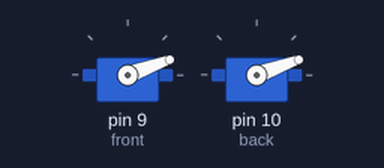
This sketch was run on a simulated Arduino Uno, built with avr-gcc and run on an emulated ATmega328P. On the bench: 2 × servo.

Above: at 0.05 s.
At 6.0 s:
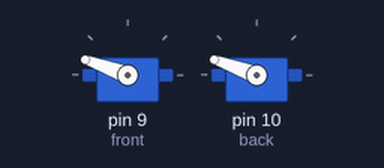
Timing chart, 0 to 7.8 s (numbered marks = the images above):
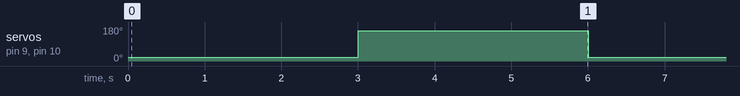

Measured:
- by itself, servo on pin 9 (front), servo on pin 10 (back): alternates 160° for 3.0 s and 20° for 3.0 s

The sketch:

Servo_motor_test.ino
```cpp
/* Πρόγραμμα για τον έλεγχο λειτουργίας των κινητήρων servo στα αποχιονιστικά μας
 * Το πρόγραμμα λειτουργεί τους 2 κινητήρες και του μετακινεί μεταξύ δυο ακραίων θέσεων
 * Δουλειά μας είναι να διορθώσουμε τις θέσεις αυτές ώστε να μας βολεύουν καλύτερα για το κάθε μηχάνημα
 */

//Προσθήκη βιβλιοθήκων
#include <Servo.h>  //Βιβλιοθήκη για τον servo κινητήρα

//Μεταβλητές
Servo front;        //Δηλώνω τον κινητήρα που ελέγχει το μαχαίρι
Servo back;         //Δηλώνω τον κινητήρα που ελέγχει τον διασκορπιστή αλατιού


void setup() {
  front.attach(9);  //Ενεργοποιώ τον κινητήρα front ο οποίος είναι στην θέση SERVO1 του οδηγού, που αντιστοιχεί στο ψηφιακό pin 9
  back.attach(10);  //Ενεργοποιώ τον κινητήρα back ο οποίος είναι στην θέση SERVO2 του οδηγού, που αντιστοιχεί στο ψηφιακό pin 10
}

void loop() {
  front.write(20);  //Στρίβω και τους 2 κινητήρες στις 20 μοίρες
  back.write(20);   //Στρίβω και τους 2 κινητήρες στις 20 μοίρες
  delay(3000);      //Περιμένω 3 δευτερόλεπτα
  front.write(160); //Στρίβω και τους 2 κινητήρες στις 160 μοίρες
  back.write(160);  //Στρίβω και τους 2 κινητήρες στις 160 μοίρες
  delay(3000);      //Περιμένω 3 δευτερόλεπτα
}
```
